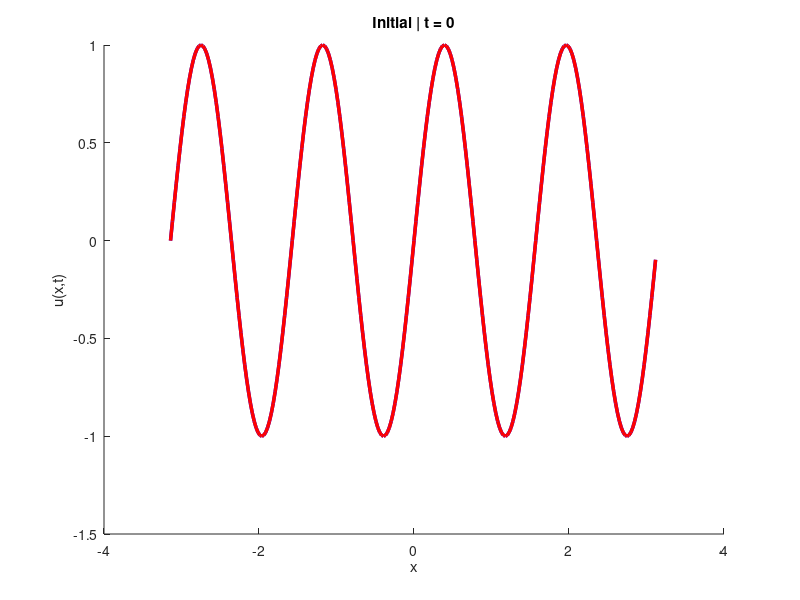

The MATLAB script that drew this image: (Note: this script raises an error after producing the figure.)
clear all; close all; clc;

function str = formatThousands(num)
    str = num2str(round(num), '%d');
    str = regexprep(str, '(\d)(?=(\d{3})+$)', '$1 ');
end

k_wave   = 4;
m2       = 0.1;
plot_time = 0;

N = 256;
I = 2*pi;
k1 = 5;
k2 = 50;
m1 = 1;

x = I/N * (-N/2 : N/2-1)';

c_limit = I * sqrt(k1 / m1);

%% initial conditions
u0 = sin(k_wave * x);
v0 = - c_limit * k_wave * cos(k_wave * x);
a0 = zeros(N,1);

y0_exact = [u0; a0];
ydot0    = [v0; zeros(N,1)];

tspan = linspace(0, 300, 1000);

%% Wave equation (DFT)
kx = (2*pi/I) * [0:(N/2-1), -N/2:-1]';
omega_classic = c_limit * abs(kx);

u0_hat = fft(u0);
v0_hat = fft(v0);

u_classic_fun = @(t) real(ifft( u0_hat .* cos(omega_classic*t) + (v0_hat ./ max(omega_classic,1e-12)) .* sin(omega_classic*t) ));

%% Rate-type metamaterial (DFT)
D1 = diag(1./m1); 
D2 = diag(1./m2);

k_vec = (2*pi/I) * [0:(N/2-1), -N/2:-1]';
Lambda = diag(-k_vec.^2);
F = fft(eye(N));
A = real(ifft(Lambda * F));

TopLeft     = (k1 * I^2) * (D1 * A);
TopRight    = D1;
BottomLeft  = -k2 * (k1 * I^2) * (D1 * A);
BottomRight = -k2 * (D1 + D2);

M = [ TopLeft,     eye(N)*TopRight;
      BottomLeft,  eye(N)*BottomRight ];

[V, D] = eig(full(M));
omega_meta = sqrt(-diag(D) + 1e-12i);

coeff_cos = V \ y0_exact;
coeff_sin = (V \ ydot0) ./ omega_meta;

u_meta_fun = @(t) real(V(1:N,:) * (coeff_cos .* cos(omega_meta*t) + coeff_sin .* sin(omega_meta*t)));

%% PostScript
figure('Position',[80 80 1480 760],'Color','white');
hold on;
plot(x, u_classic_fun(plot_time), 'b-', 'LineWidth',2.5);
plot(x, u_meta_fun(plot_time), 'r-', 'LineWidth',2.5);

xlabel('x'); ylabel('u(x,t)');
title(sprintf('Initial | t = %s', formatThousands(plot_time)));
ax = gca;
ax.XTick = -pi : pi/2 : pi;
ax.XTickLabel = {'-\pi','-\pi/2','0','\pi/2','\pi'};
ax.YTick = -1 : 0.5 : 1;
ax.YTickLabel = {'-1','-1/2','0','1/2','1'};
ax.FontSize = 25;
ylim([-1 1]);
xlim([-pi pi]);
grid on;
%legend('Location','northwest');

print('-depsc2', '-r300', sprintf('comparison_periodic_one_initial.eps'));

%% Video
video_filename = fullfile('videos', sprintf('comparison_m.avi'));
vid = VideoWriter(video_filename, 'Uncompressed AVI');
vid.FrameRate = 30;
open(vid);

figure('Position',[80 80 1480 760],'Color','white');
for i = 1:length(tspan)
    t = tspan(i);
    clf; hold on;
    
    plot(x, u_classic_fun(t), 'b-', 'LineWidth',2.5);
    plot(x, u_meta_fun(t),    'r-', 'LineWidth',2.5);
    
    xlabel('x'); ylabel('u(x,t)');
    title(sprintf('Periodic | t = %s', formatThousands(t)));
    ax = gca;
    ax.XTick = -pi : pi/2 : pi;
    ax.XTickLabel = {'-\pi','-\pi/2','0','\pi/2','\pi'};
    ax.FontSize = 25;
    ylim([-1 1]);
    xlim([-pi pi]);
    grid on;
    %legend('Classical wave', 'Metamaterial', 'Location','northwest');
    
    frame = getframe(gcf);
    writeVideo(vid, frame);
end
close(vid);
